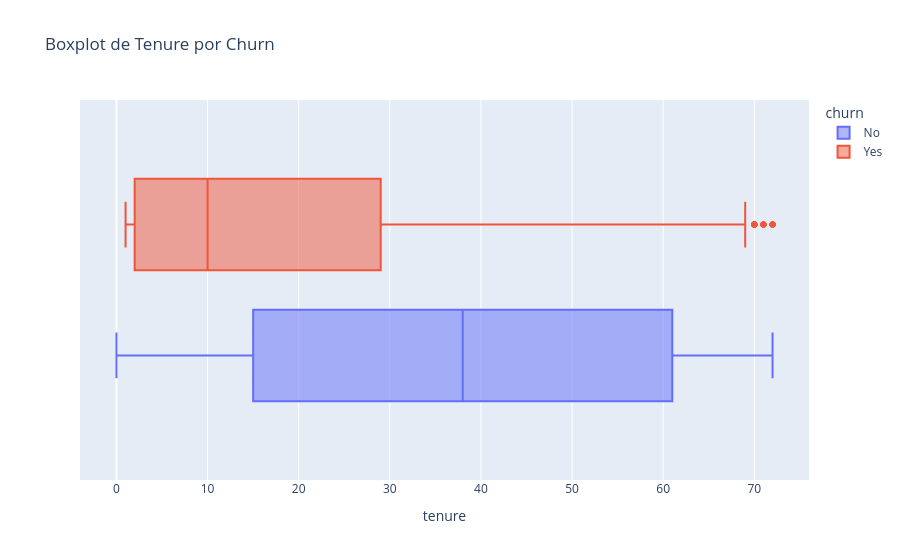

Notebook cell for this chart:
### Markdown cell above
### 2.2 Visualização dos dados numéricos

### Code cell
px.box(df,x='tenure', color = 'churn', title='Boxplot de Tenure por Churn')

### Figure 1 — Plotly figure (JSON) as saved in the notebook; plotly's stock layout.template omitted (floating-point values rounded to 4 significant figures; data arrays with more than 128 entries replaced by an {"elided": "..."} marker saying what was removed)
{"data": [{"alignmentgroup": "True", "hovertemplate": "churn=No<br>tenure=%{x}<extra></extra>", "legendgroup": "No", "marker": {"color": "#636efa"}, "name": "No", "notched": false, "offsetgroup": "No", "orientation": "h", "showlegend": true, "type": "box", "x": {"elided": "5174 int values"}, "x0": " ", "xaxis": "x", "y0": " ", "yaxis": "y"}, {"alignmentgroup": "True", "hovertemplate": "churn=Yes<br>tenure=%{x}<extra></extra>", "legendgroup": "Yes", "marker": {"color": "#EF553B"}, "name": "Yes", "notched": false, "offsetgroup": "Yes", "orientation": "h", "showlegend": true, "type": "box", "x": {"elided": "1869 int values"}, "x0": " ", "xaxis": "x", "y0": " ", "yaxis": "y"}], "layout": {"boxmode": "group", "legend": {"title": {"text": "churn"}, "tracegroupgap": 0}, "title": {"text": "Boxplot de Tenure por Churn"}, "xaxis": {"anchor": "y", "domain": [0, 1], "title": {"text": "tenure"}}, "yaxis": {"anchor": "x", "domain": [0, 1]}}}
